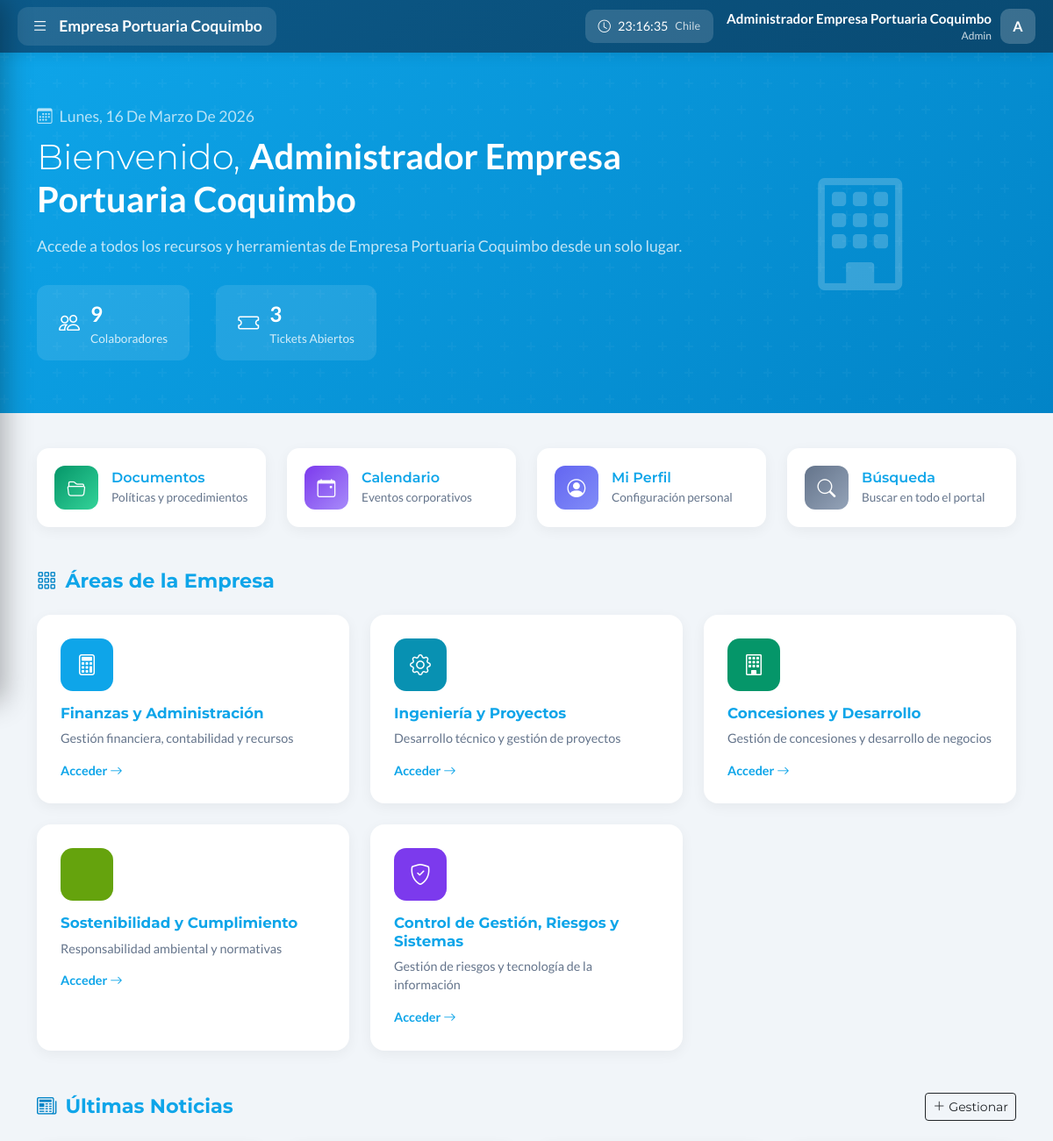
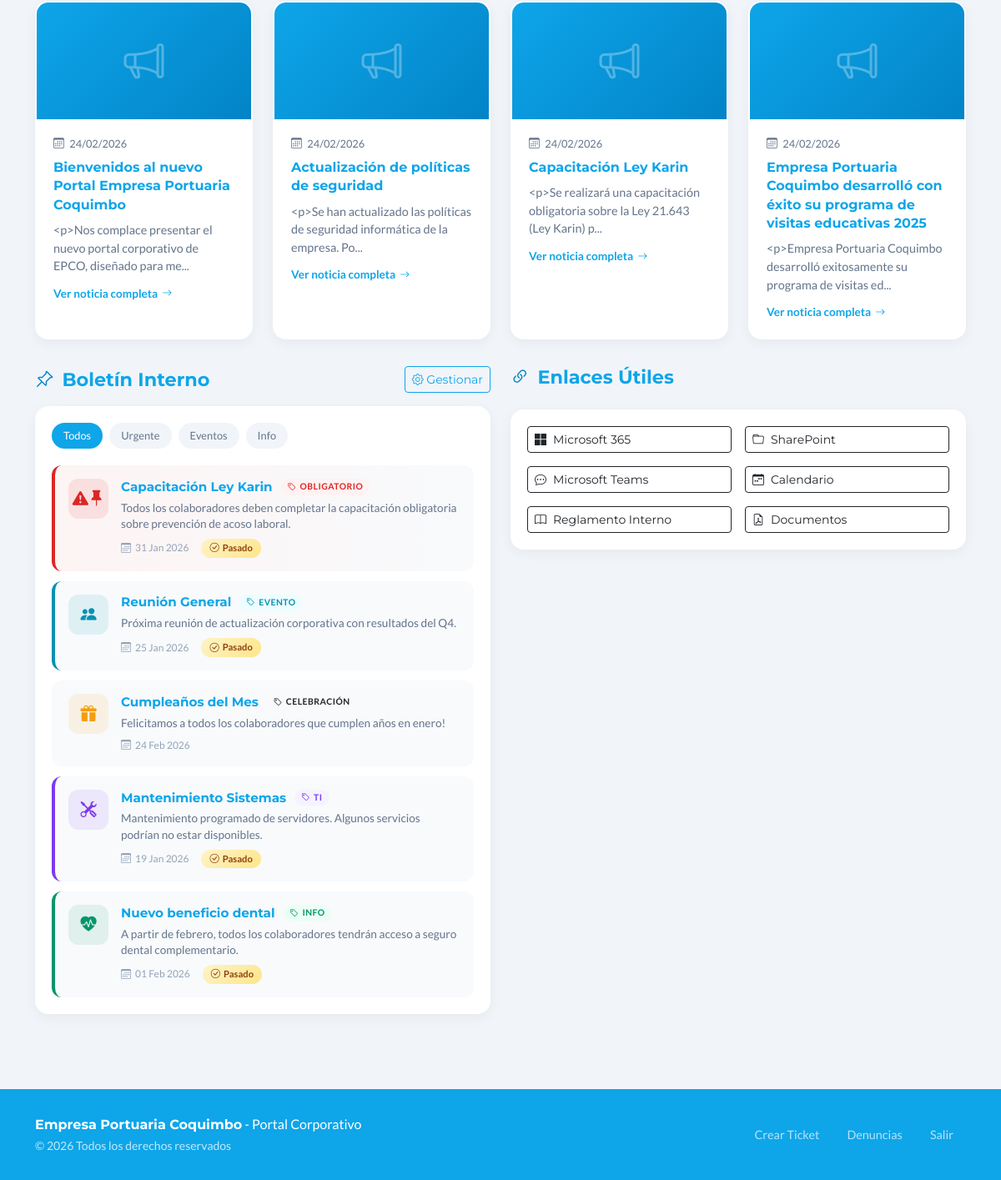
The page /panel_intranet.php (signed in) on the database its author committed (2 pictures, top to bottom).
### tables this page shows
CREATE TABLE IF NOT EXISTS users (
    id INT AUTO_INCREMENT PRIMARY KEY,
    name VARCHAR(100) NOT NULL,
    username VARCHAR(50) NOT NULL UNIQUE,
    email VARCHAR(150) NOT NULL UNIQUE,
    password VARCHAR(255) NOT NULL,
    role ENUM('admin', 'soporte', 'social', 'denuncia', 'user') NOT NULL DEFAULT 'user',
    is_active TINYINT(1) DEFAULT 1,
    last_login TIMESTAMP NULL,
    login_attempts INT DEFAULT 0,
    locked_until TIMESTAMP NULL,
    birthday DATE DEFAULT NULL,
    phone VARCHAR(20) DEFAULT NULL,
    department VARCHAR(100) DEFAULT NULL,
    position VARCHAR(100) DEFAULT NULL,
    avatar VARCHAR(255) DEFAULT NULL,
    bio TEXT DEFAULT NULL,
    created_at TIMESTAMP DEFAULT CURRENT_TIMESTAMP,
    updated_at TIMESTAMP DEFAULT CURRENT_TIMESTAMP ON UPDATE CURRENT_TIMESTAMP,
    INDEX idx_username (username),
    INDEX idx_email (email),
    INDEX idx_role (role)
);

CREATE TABLE IF NOT EXISTS news (
    id INT AUTO_INCREMENT PRIMARY KEY,
    title VARCHAR(200) NOT NULL,
    excerpt VARCHAR(300) DEFAULT NULL,
    content TEXT NOT NULL,
    image_url VARCHAR(500) DEFAULT NULL,
    news_url VARCHAR(500) DEFAULT NULL,
    author_id INT DEFAULT NULL,
    category VARCHAR(50) DEFAULT 'general',
    is_featured TINYINT(1) DEFAULT 0,
    is_published TINYINT(1) DEFAULT 1,
    views INT DEFAULT 0,
    created_at TIMESTAMP DEFAULT CURRENT_TIMESTAMP,
    updated_at TIMESTAMP DEFAULT CURRENT_TIMESTAMP ON UPDATE CURRENT_TIMESTAMP,
    FOREIGN KEY (author_id) REFERENCES users(id) ON DELETE SET NULL,
    INDEX idx_published (is_published),
    INDEX idx_featured (is_featured)
);

CREATE TABLE IF NOT EXISTS bulletins (
    id INT AUTO_INCREMENT PRIMARY KEY,
    title VARCHAR(200) NOT NULL,
    content TEXT NOT NULL,
    category ENUM('urgent', 'event', 'info', 'maintenance', 'celebration') NOT NULL DEFAULT 'info',
    priority ENUM('low', 'normal', 'high') NOT NULL DEFAULT 'normal',
    icon VARCHAR(50) DEFAULT 'bi-megaphone',
    event_date DATE DEFAULT NULL,
    deadline_date DATE DEFAULT NULL,
    is_active TINYINT(1) DEFAULT 1,
    is_pinned TINYINT(1) DEFAULT 0,
    expanded_content TEXT DEFAULT NULL,
    action_url VARCHAR(500) DEFAULT NULL,
    action_label VARCHAR(100) DEFAULT NULL,
    author_id INT DEFAULT NULL,
    created_at TIMESTAMP DEFAULT CURRENT_TIMESTAMP,
    updated_at TIMESTAMP DEFAULT CURRENT_TIMESTAMP ON UPDATE CURRENT_TIMESTAMP,
    expires_at DATE DEFAULT NULL,
    FOREIGN KEY (author_id) REFERENCES users(id) ON DELETE SET NULL,
    INDEX idx_category (category),
    INDEX idx_active (is_active),
    INDEX idx_pinned (is_pinned),
    INDEX idx_expires (expires_at)
);

### public/panel_intranet.php (the view, shortened to what the rows shown need)
<?php
require_once '../includes/bootstrap.php';
$user = getCurrentUser();
$news = $pdo->query('SELECT n.*, u.name as author_name FROM news n LEFT JOIN users u ON n.author_id = u.id WHERE n.is_published = 1 ORDER BY n.created_at DESC LIMIT 4')->fetchAll();
$bulletins = [];
try {
    $bulletins = $pdo->query("
        SELECT *,
            COALESCE(event_date, deadline_date) as countdown_date
        FROM bulletins
        WHERE is_active = 1
        AND (expires_at IS NULL OR expires_at >= CURDATE())
        ORDER BY is_pinned DESC, priority = 'high' DESC, created_at DESC
        LIMIT 6
    ")->fetchAll();
} catch (Exception $e) {
    $bulletins = [];
}
$bulletinCategories = [
    'urgent' => ['label' => 'Obligatorio', 'color' => '#dc2626', 'bg' => 'rgba(220,38,38,0.1)'],
    'event' => ['label' => 'Evento', 'color' => '#0891b2', 'bg' => 'rgba(8,145,178,0.1)'],
    'info' => ['label' => 'Info', 'color' => '#059669', 'bg' => 'rgba(5,150,105,0.1)'],
    'maintenance' => ['label' => 'TI', 'color' => '#7c3aed', 'bg' => 'rgba(124,58,237,0.1)'],
    'celebration' => ['label' => 'Celebración', 'color' => '#f59e0b', 'bg' => 'rgba(245,158,11,0.1)']
];
?>
<!DOCTYPE html>
<html lang="es">
<head>
    <link href="https://cdn.jsdelivr.net/npm/bootstrap@5.3.2/dist/css/bootstrap.min.css" rel="stylesheet">
    <link href="https://cdn.jsdelivr.net/npm/bootstrap-icons@1.11.1/font/bootstrap-icons.css" rel="stylesheet">
    <link href="css/intranet.css" rel="stylesheet">
    <link href="css/panel-intranet.css" rel="stylesheet">
</head>
<body class="has-sidebar">
    <?php include '../includes/barra_lateral.php'; ?>
    <section class="hero-welcome">
        <div class="container">
            <div class="hero-content">
                <div class="row align-items-center">
                    <div class="col-lg-8">
                        <h1 class="welcome-text mb-0">
                            Bienvenido, <span class="welcome-name"><?= htmlspecialchars($user['name']) ?></span>
                        </h1>
                    </div>
                </div>
            </div>
        </div>
    </section>
    <main class="main-content">
        <div class="container">
            <section id="areas" class="mb-5">
                <h2 class="section-title"><i class="bi bi-grid-3x3-gap"></i>Áreas de la Empresa</h2>
            </section>
            <div class="row g-4">
                <div class="col-12">
                    <section id="noticias">
                        <div class="d-flex justify-content-between align-items-center mb-4">
                            <h2 class="section-title mb-0"><i class="bi bi-newspaper"></i>Últimas Noticias</h2>
                        </div>
                        <div class="row g-4">
                            <?php if (empty($news)): ?>
                            <div class="col-12">
                                <div class="text-center py-5 text-muted">
                                    <i class="bi bi-newspaper" style="font-size: 3rem;"></i>
                                    <p class="mt-3">No hay noticias disponibles</p>
                                </div>
                            </div>
                            <?php else: ?>
                            <?php foreach ($news as $index => $item): ?>
                            <div class="col-lg-3 col-md-6">
                                <div class="news-card" onclick="showNewsDetail(<?= $index ?>)" style="cursor: pointer;">
                                    <div class="news-image">
                                        <?php if ($item['image_url']): ?>
                                        <img src="<?= htmlspecialchars($item['image_url']) ?>" alt="" style="width:100%;height:100%;object-fit:cover;">
                                        <?php else: ?>
                                        <i class="bi bi-megaphone"></i>
                                        <?php endif; ?>
                                    </div>
                                    <div class="news-content">
                                        <div class="news-date">
                                            <i class="bi bi-calendar3 me-1"></i>
                                            <?= date('d/m/Y', strtotime($item['created_at'])) ?>
                                        </div>
                                        <h5><?= htmlspecialchars($item['title']) ?></h5>
                                        <p><?= htmlspecialchars(substr($item['content'], 0, 80)) ?>...</p>
                                        <span class="news-read-more">
                                            Ver noticia completa <i class="bi bi-arrow-right"></i>
                                        </span>
                                    </div>
                                </div>
                            </div>
                            <?php endforeach; ?>
                            <?php endif; ?>
                        </div>
                    </section>
                </div>
            </div>
            <div class="row g-4 mt-2">
                <div class="col-lg-6">
                    <div class="d-flex justify-content-between align-items-center">
                        <h2 class="section-title mb-0"><i class="bi bi-pin-angle"></i>Boletín Interno</h2>
                    </div>
                    <div class="bulletin-board mt-3">
                        <?php if (empty($bulletins)): ?>
                        <div class="bulletin-item priority-info" data-category="info" onclick="toggleBulletin(this)">
                            <div class="bulletin-icon" style="background: rgba(5,150,105,0.1); color: #059669;">
                                <i class="bi bi-info-circle-fill"></i>
                            </div>
                            <div class="bulletin-content">
                                <div class="bulletin-header">
                                    <h6>Bienvenido al Boletín</h6>
                                    <span class="bulletin-badge info"><i class="bi bi-info-circle"></i> Info</span>
                                </div>
                                <p>No hay boletines publicados aún. Los administradores pueden agregar nuevos anuncios.</p>
                                <div class="bulletin-footer">
                                    <span class="bulletin-date"><i class="bi bi-calendar3"></i> <?= date('d M Y') ?></span>
                                </div>
                            </div>
                        </div>
                        <?php else: ?>
                        <?php foreach ($bulletins as $index => $bulletin):
                            $category = $bulletin['category'] ?? 'info';
                            $catStyle = $bulletinCategories[$category] ?? $bulletinCategories['info'];
                            $isPinned = $bulletin['is_pinned'] ?? false;
                            $icon = $bulletin['icon'] ?? 'bi-megaphone-fill';
                        ?>
                        <div class="bulletin-item priority-<?= htmlspecialchars($category) ?><?= $isPinned ? ' pinned' : '' ?>"
                             data-category="<?= htmlspecialchars($category) ?>"
                             onclick="toggleBulletin(this)">
                            <div class="bulletin-icon" style="background: <?= $catStyle['bg'] ?>; color: <?= $catStyle['color'] ?>;">
                                <i class="bi <?= htmlspecialchars($icon) ?>"></i>
                                <?php if ($isPinned): ?>
                                <span class="pinned-indicator"><i class="bi bi-pin-fill"></i></span>
                                <?php endif; ?>
                            </div>
                            <div class="bulletin-content">
                                <div class="bulletin-header">
                                    <h6><?= htmlspecialchars($bulletin['title']) ?></h6>
                                    <span class="bulletin-badge <?= htmlspecialchars($category) ?>">
                                        <i class="bi bi-tag"></i> <?= htmlspecialchars($catStyle['label']) ?>
                                    </span>
                                </div>
                                <p><?= htmlspecialchars($bulletin['content']) ?></p>
                                <div class="bulletin-footer">
                                    <?php if (!empty($bulletin['countdown_date'])): ?>
                                    <span class="bulletin-date"><i class="bi bi-calendar3"></i> <?= date('d M Y', strtotime($bulletin['countdown_date'])) ?></span>
                                    <span class="bulletin-countdown" data-date="<?= $bulletin['countdown_date'] ?>"><i class="bi bi-clock"></i> Calculando...</span>
                                    <?php else: ?>
                                    <span class="bulletin-date"><i class="bi bi-calendar3"></i> <?= date('d M Y', strtotime($bulletin['created_at'])) ?></span>
                                    <?php endif; ?>
                                </div>
                            </div>
                        </div>
                        <?php endforeach; ?>
                        <?php endif; ?>
                    </div>
                </div>
                <div class="col-lg-6">
                    <h2 class="section-title"><i class="bi bi-link-45deg"></i>Enlaces Útiles</h2>
                </div>
            </div>
        </div>
    </main>
</body>
</html>

### includes/barra_lateral.php (shortened to what the rows shown need)
<link href="css/sidebar.css?v=<?= filemtime(__DIR__ . '/../public/css/sidebar.css') ?>" rel="stylesheet">
<div class="epco-topbar">
    <div class="topbar-right">
        <div class="topbar-user">
            <div class="topbar-user-info d-none d-md-block">
                <div class="topbar-user-name"><?= htmlspecialchars($user['name']) ?></div>
                <div class="topbar-user-role"><?= ucfirst($user['role']) ?></div>
            </div>
            <div class="dropdown">
                <div class="topbar-avatar" role="button" data-bs-toggle="dropdown">
                    <?= strtoupper(substr($user['name'], 0, 1)) ?>
                </div>
            </div>
        </div>
    </div>
</div>

### rows shown on the page
users: name "Administrador Empresa Portuaria Coquimbo", role "Admin", name "A"
news: created_at "24/02/2026", title "Bienvenidos al nuevo Portal Empresa Portuaria Coquimbo", content "<p>Nos complace presentar el nuevo portal corporativo de EPCO, diseñado para me"
news: created_at "24/02/2026", title "Actualización de políticas de seguridad", content "<p>Se han actualizado las políticas de seguridad informática de la empresa. Po"
news: created_at "24/02/2026", title "Capacitación Ley Karin", content "<p>Se realizará una capacitación obligatoria sobre la Ley 21.643 (Ley Karin) p"
news: created_at "24/02/2026", title "Empresa Portuaria Coquimbo desarrolló con éxito su programa de visitas educativas 2025", content "<p>Empresa Portuaria Coquimbo desarrolló exitosamente su programa de visitas ed"
bulletins: is_pinned 1 (drawn), title "Capacitación Ley Karin", category "OBLIGATORIO", content "Todos los colaboradores deben completar la capacitación obligatoria sobre prevención de acoso laboral.", countdown_date "31 Jan 2026"
bulletins: title "Reunión General", category "EVENTO", content "Próxima reunión de actualización corporativa con resultados del Q4.", countdown_date "25 Jan 2026"
bulletins: title "Cumpleaños del Mes", category "CELEBRACIÓN", content "Felicitamos a todos los colaboradores que cumplen años en enero!", created_at "24 Feb 2026"
bulletins: title "Mantenimiento Sistemas", category "TI", content "Mantenimiento programado de servidores. Algunos servicios podrían no estar disponibles.", countdown_date "19 Jan 2026"
bulletins: title "Nuevo beneficio dental", category "INFO", content "A partir de febrero, todos los colaboradores tendrán acceso a seguro dental complementario.", countdown_date "01 Feb 2026"

### other values the page prints
$totalUsers "9"
$openTickets "3"
$area['name'] "Finanzas y Administración"
$area['description'] "Gestión financiera, contabilidad y recursos"
$area['name'] "Ingeniería y Proyectos"
$area['description'] "Desarrollo técnico y gestión de proyectos"
$area['name'] "Concesiones y Desarrollo"
$area['description'] "Gestión de concesiones y desarrollo de negocios"
$area['name'] "Sostenibilidad y Cumplimiento"
$area['description'] "Responsabilidad ambiental y normativas"
$area['name'] "Control de Gestión, Riesgos y Sistemas"
$area['description'] "Gestión de riesgos y tecnología de la información"
